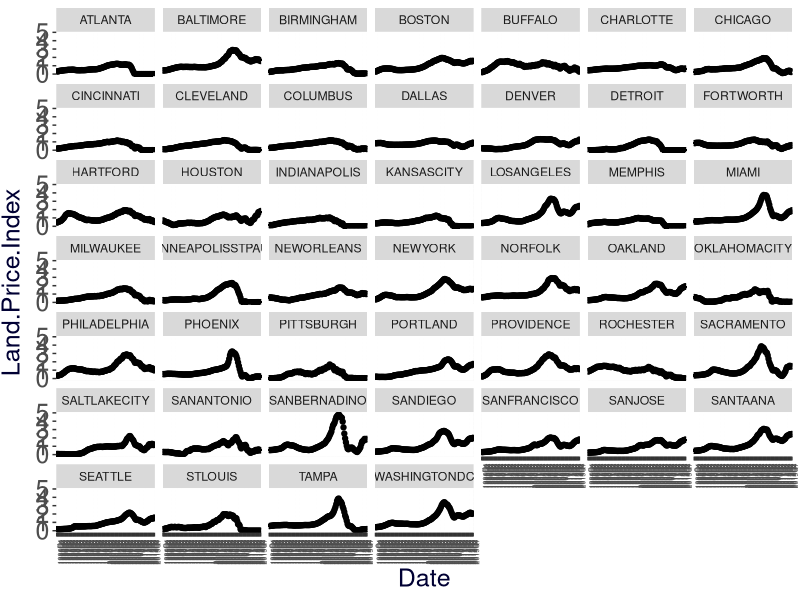
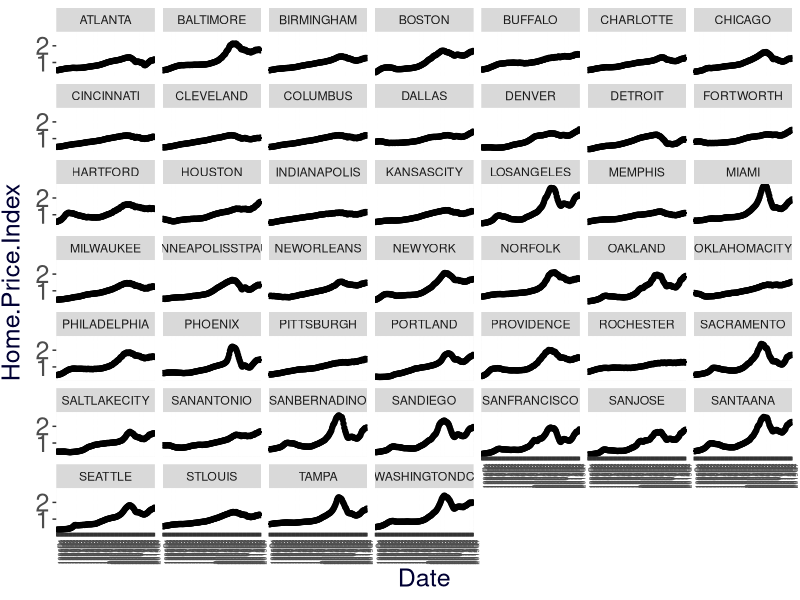
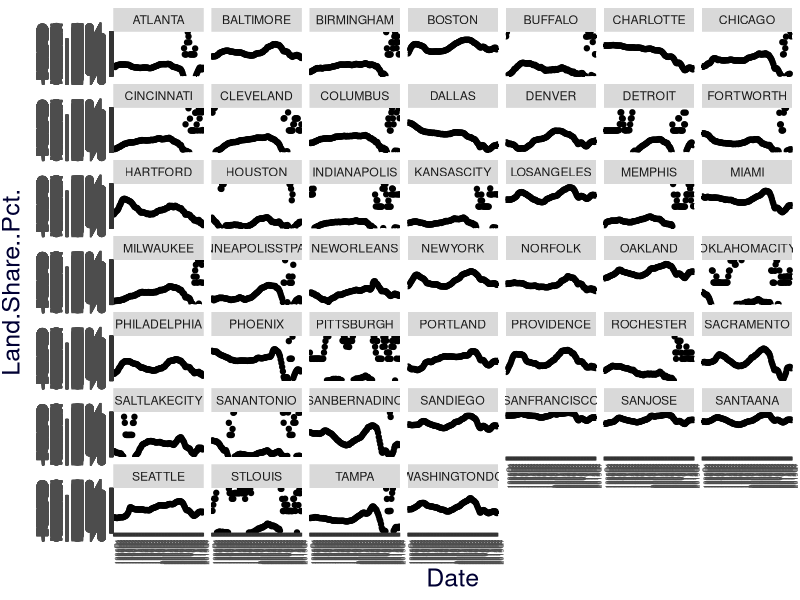
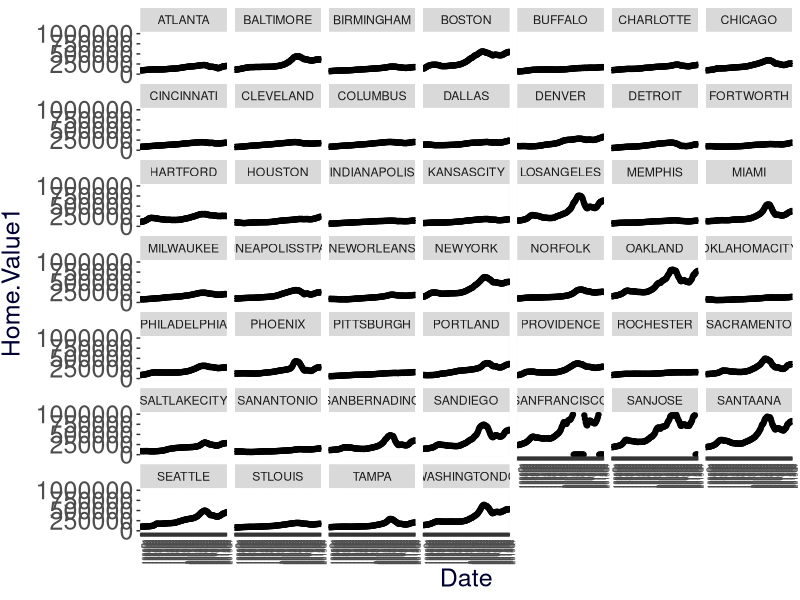
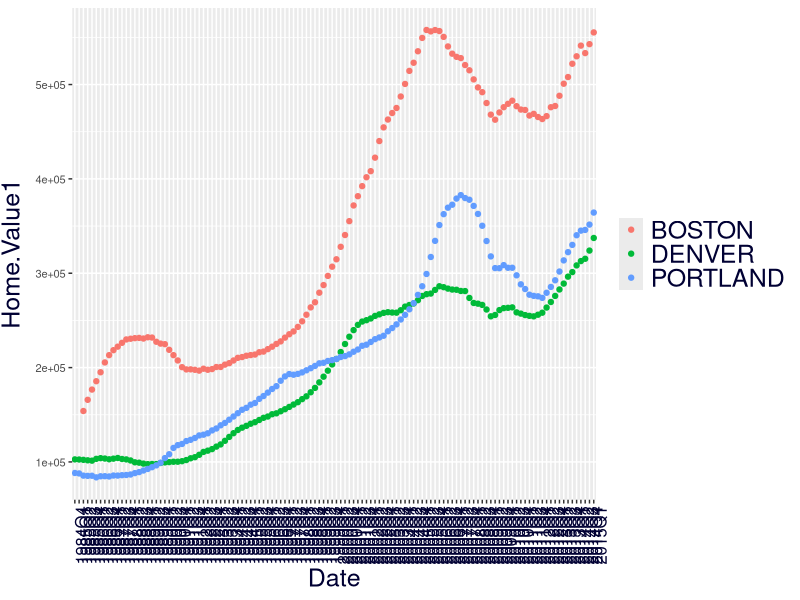
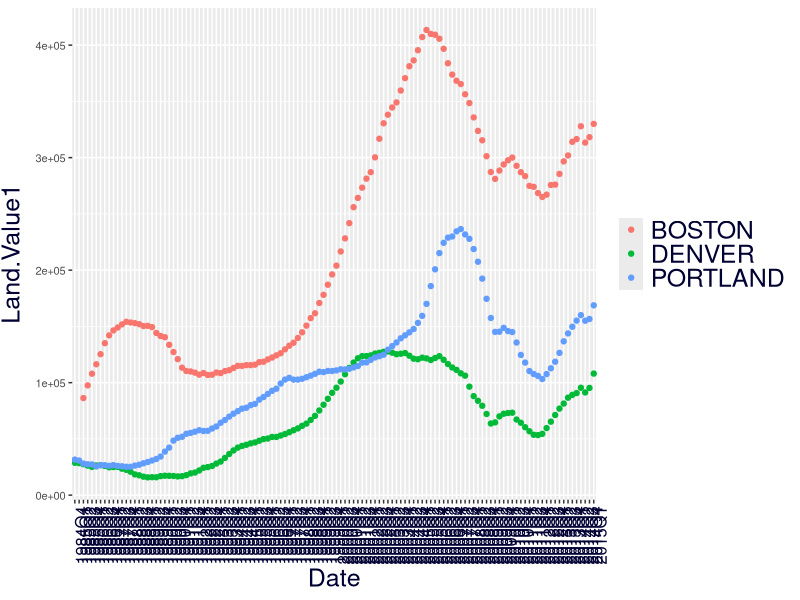
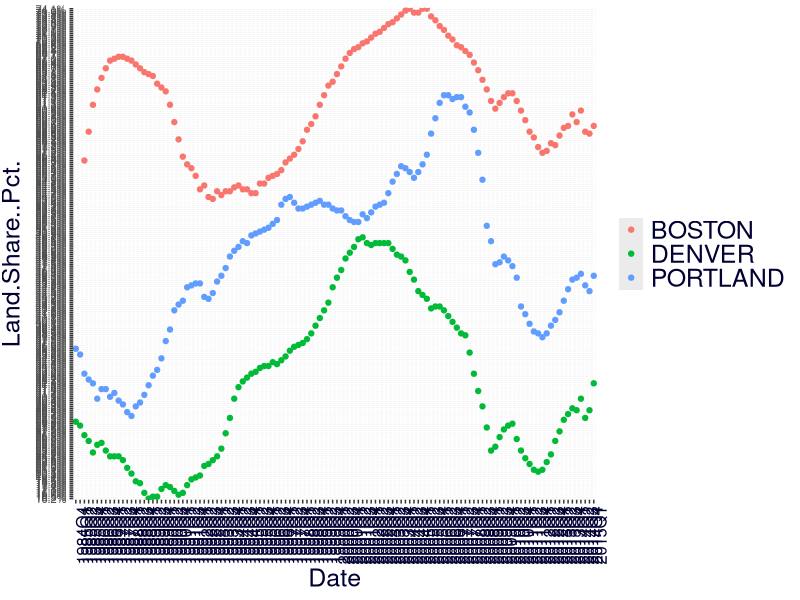

The R source for these figures, in order:

library("ggplot2")
allcities <- read.csv("landdata-msas-2015q1.csv")

for(i in 1:length(allcities$Home.Value)) {
  b <- as.vector(strsplit(as.character(allcities$Home.Value[i]), "$", fixed = TRUE))
  allcities$Home.Value1[i] <- b[[1]][2]
}
for(i in 1:length(allcities$Home.Value1)) {
  b <- as.vector(strsplit(as.character(allcities$Home.Value1[i]), ",", fixed = TRUE))
  allcities$Home.Value1[i] <- paste(b[[1]][1], b[[1]][2], sep = "")
}
allcities$Home.Value1 <- as.numeric(allcities$Home.Value1)

for(i in 1:length(allcities$Land.Value)) {
  b <- as.vector(strsplit(as.character(allcities$Land.Value[i]), "$", fixed = TRUE))
  allcities$Land.Value1[i] <- b[[1]][2]
}
for(i in 1:length(allcities$Land.Value1)) {
  b <- as.vector(strsplit(as.character(allcities$Land.Value1[i]), ",", fixed = TRUE))
  allcities$Land.Value1[i] <- paste(b[[1]][1], b[[1]][2], sep = "")
}
allcities$Land.Value1 <- as.numeric(allcities$Land.Value1)

portland <- subset(allcities, MSA=="PORTLAND" | MSA=="DENVER" | MSA=="BOSTON" & as.character(Date)>"1985Q1")




ggplot(data=allcities, aes(Date, Land.Price.Index)) + geom_point() + 
  theme(
    plot.title = element_text(size=20, face="bold", vjust=3), 
    axis.text.x = element_text(size=5, angle = 90, hjust = 1), 
    axis.text.y = element_text(size=18), 
    axis.title.x = element_text(color="#000033", size=18), 
    axis.title.y = element_text(color="#000033", size=18, vjust=2),
    legend.title=element_blank(),
    legend.text = element_text(colour="#000033", size = 18)
  ) + facet_wrap(~MSA)


ggplot(data=allcities, aes(Date, Home.Price.Index)) + geom_point() + 
  theme(
    plot.title = element_text(size=20, face="bold", vjust=3), 
    axis.text.x = element_text(size=5, angle = 90, hjust = 1), 
    axis.text.y = element_text(size=18), 
    axis.title.x = element_text(color="#000033", size=18), 
    axis.title.y = element_text(color="#000033", size=18, vjust=2),
    legend.title=element_blank(),
    legend.text = element_text(colour="#000033", size = 18)
  ) + facet_wrap(~MSA)

ggplot(data=allcities, aes(Date, Land.Share..Pct.)) + geom_point() + 
  theme(
    plot.title = element_text(size=20, face="bold", vjust=3), 
    axis.text.x = element_text(size=5, angle = 90, hjust = 1), 
    axis.text.y = element_text(size=18), 
    axis.title.x = element_text(color="#000033", size=18), 
    axis.title.y = element_text(color="#000033", size=18, vjust=2),
    legend.title=element_blank(),
    legend.text = element_text(colour="#000033", size = 18)
  ) + facet_wrap(~MSA)



ggplot(data=allcities, aes(Date, Home.Value1)) + geom_point() + 
  theme(
    plot.title = element_text(size=20, face="bold", vjust=3), 
    axis.text.x = element_text(size=5, angle = 90, hjust = 1), 
    axis.text.y = element_text(size=18), 
    axis.title.x = element_text(color="#000033", size=18), 
    axis.title.y = element_text(color="#000033", size=18, vjust=2),
    legend.title=element_blank(),
    legend.text = element_text(colour="#000033", size = 18)
  ) + facet_wrap(~MSA)

ggplot(data=portland, aes(Date, Home.Value1)) + geom_point(aes(color=MSA)) + 
  theme(
    plot.title = element_text(size=20, face="bold", vjust=3, color="#000033"), 
    axis.text.x = element_text(size=12, angle = 90, hjust = 1, color="#000033"), 
    axis.text.y = element_text(size=8), 
    axis.title.x = element_text(color="#000033", size=18), 
    axis.title.y = element_text(color="#000033", size=18, vjust=2),
    legend.title=element_blank(),
    legend.text = element_text(colour="#000033", size = 18)
  ) 

ggplot(data=portland, aes(Date, Land.Value1)) + geom_point(aes(color=MSA)) + 
  theme(
    plot.title = element_text(size=20, face="bold", vjust=3, color="#000033"), 
    axis.text.x = element_text(size=12, angle = 90, hjust = 1, color="#000033"), 
    axis.text.y = element_text(size=8), 
    axis.title.x = element_text(color="#000033", size=18), 
    axis.title.y = element_text(color="#000033", size=18, vjust=2),
    legend.title=element_blank(),
    legend.text = element_text(colour="#000033", size = 18)
  ) 

ggplot(data=portland, aes(Date, Land.Share..Pct.)) + geom_point(aes(color=MSA)) + 
  theme(
    plot.title = element_text(size=20, face="bold", vjust=3, color="#000033"), 
    axis.text.x = element_text(size=12, angle = 90, hjust = 1, color="#000033"), 
    axis.text.y = element_text(size=8), 
    axis.title.x = element_text(color="#000033", size=18), 
    axis.title.y = element_text(color="#000033", size=18, vjust=2),
    legend.title=element_blank(),
    legend.text = element_text(colour="#000033", size = 18)
  ) 
